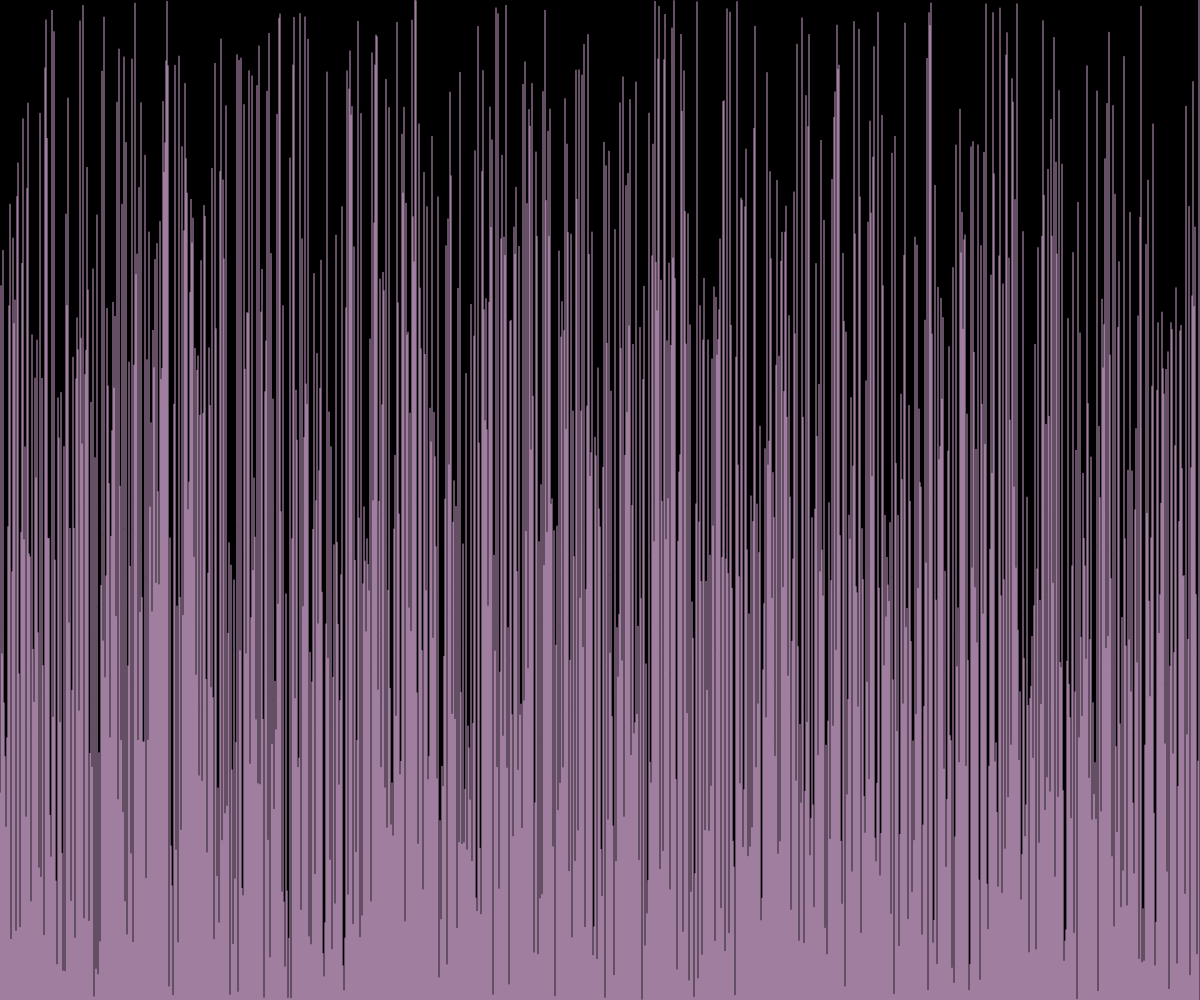
Frame 1 (no input)
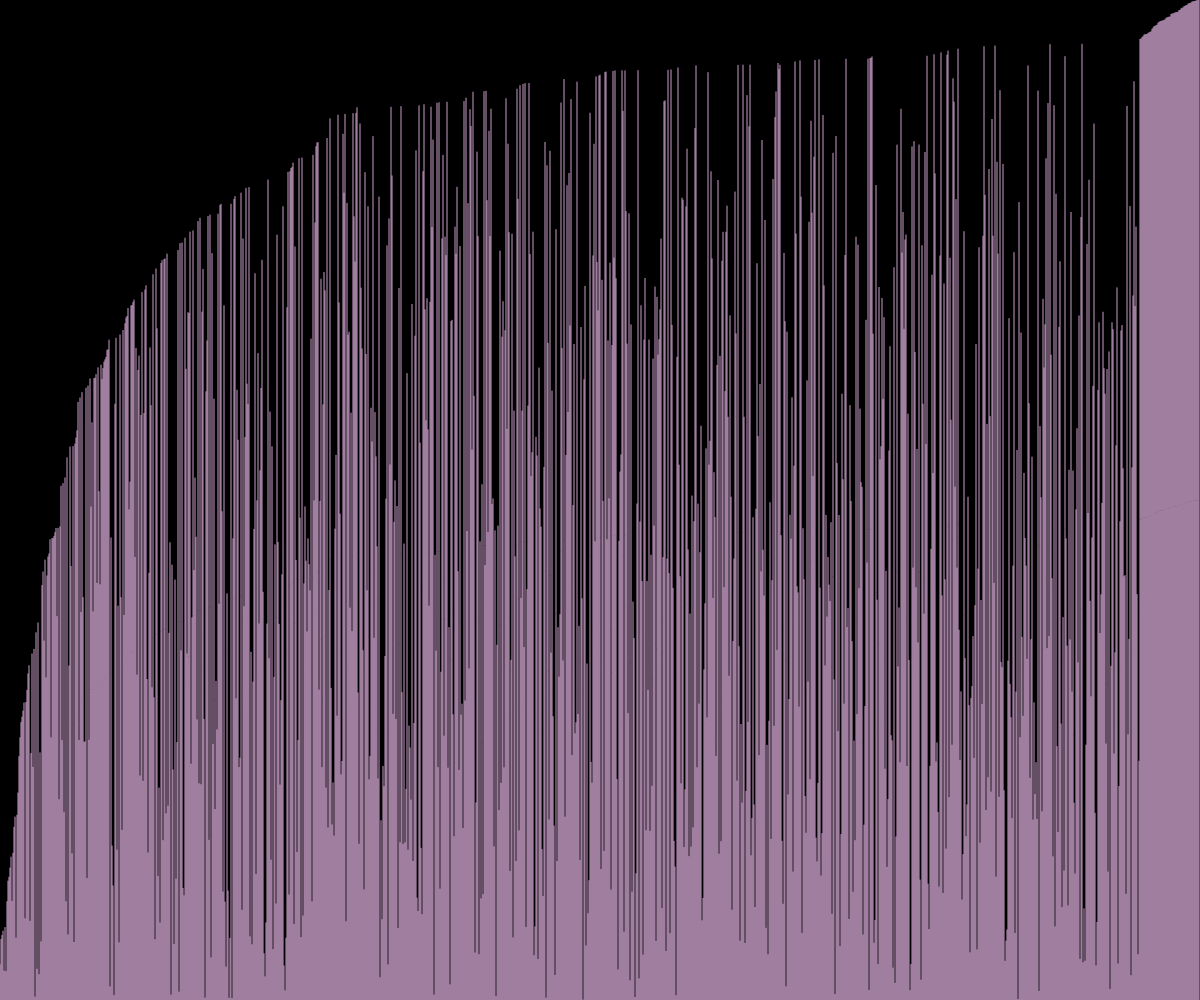
Frame 60 (no input)
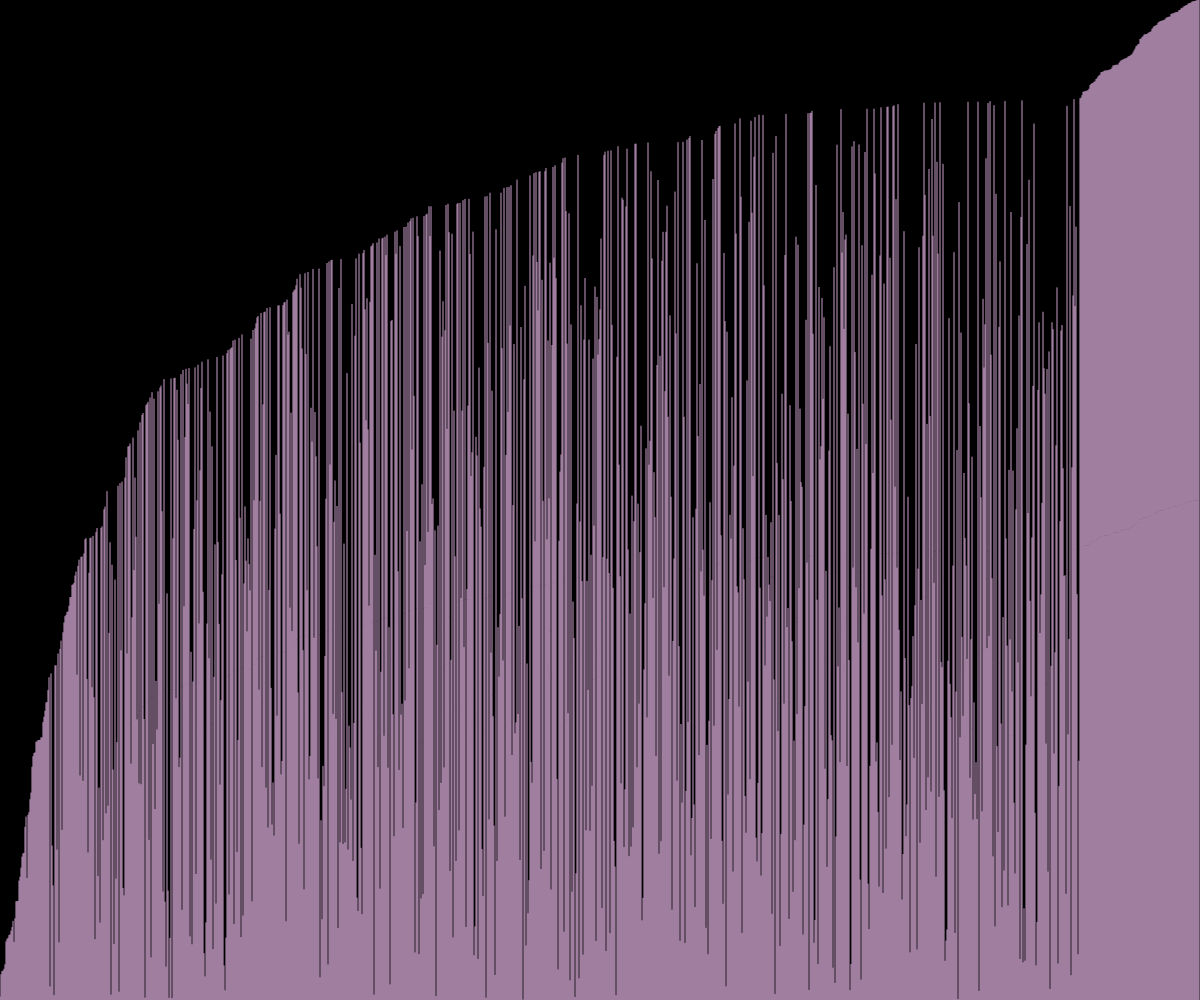
Frame 120 (the mouse pressed at the canvas centre since frame 60)

The p5.js sketch that drew these frames (run headless with seeded random() and noise() and a simulated clock; from frame 60 on, the mouse is pressed at the canvas centre):

// p5.js sketch
// ── sketch.js
let lines = [];     //array to hold all elements.
let i = j = 0;  

function setup() {
  createCanvas(windowWidth, windowHeight);
  // Assigning random height values as elements to be sorted for the number of width pixels.
  for(n = 0; n < width; n++) {
    lines[n] = random(height);
  }
}

function draw() {
  background(0);
  stroke(255, 200, 255, 200);
  
  if(i < lines.length) {
  // Code to see individual lines getting compared and being bubbled up to the last.
  // Note - SLOW STEP

  //   if(lines[j] > lines[j + 1]) {
  //       swap(lines, j, j + 1);
  //     }
  //   j += 1;
  //   if( j >= lines.length - i - 1) {
  //     j = 0;
  //     i += 1;
  //   }

  // Code to see the ith interation only.
  // Note - FAST STEP

    for(j = 0; j < lines.length - 1 - i; j++) {
      if(lines[j] > lines[j + 1]) {
          swap(lines, j, j + 1);
        }
    }
  }else {
    noLoop();
  }
  // Displaying the lines from the 'Lines Array'.
  for(k = 0; k < lines.length; k++) {
    line(k, height, k, height - lines[k]);
  }
}

// General Swapping function to swap two elements.

function swap(arr, preceding, succeding) {
  let temp = arr[preceding];
  arr[preceding] = arr[succeding];
  arr[succeding] = temp;
}
